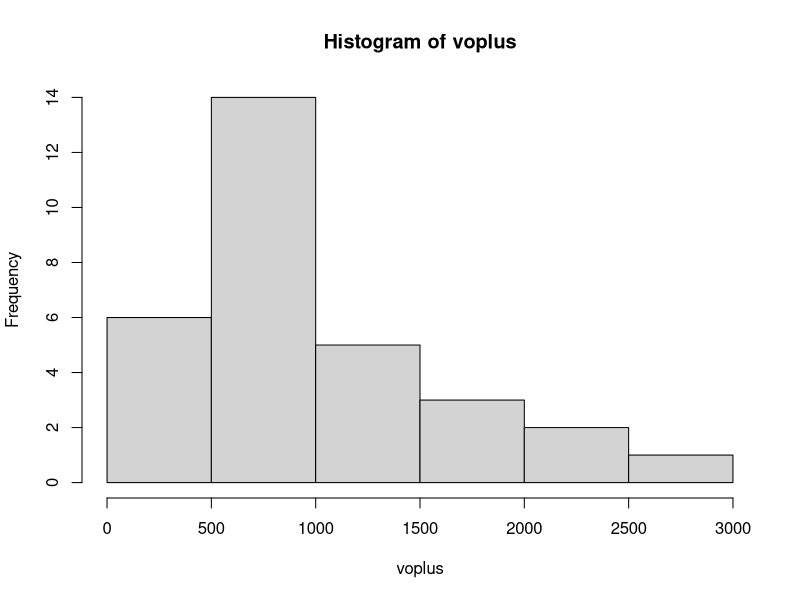
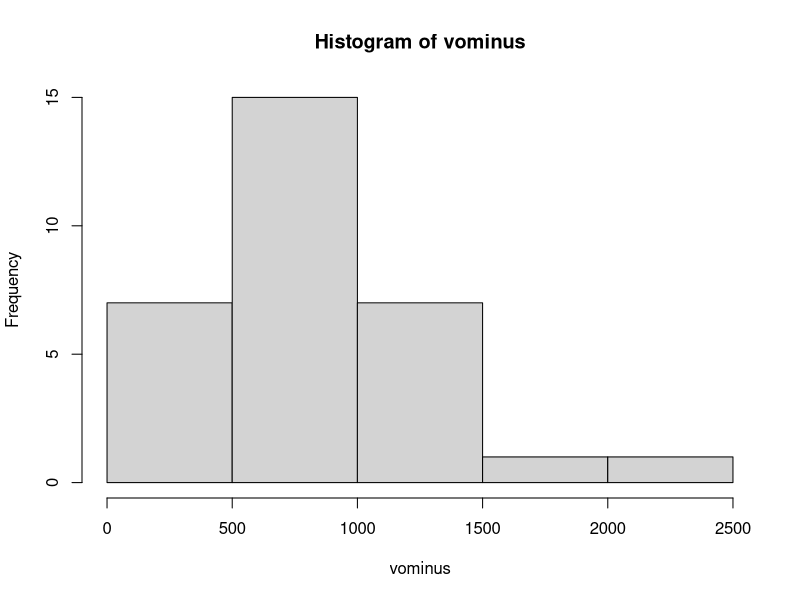
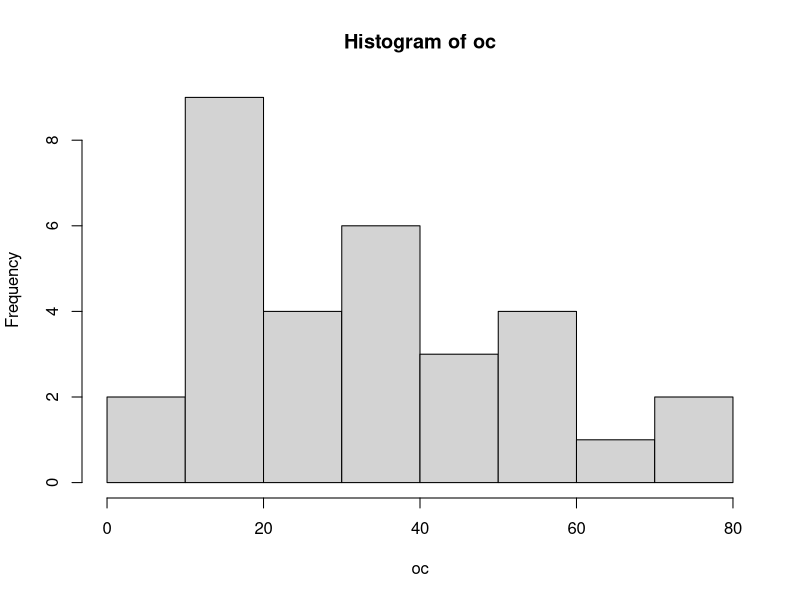
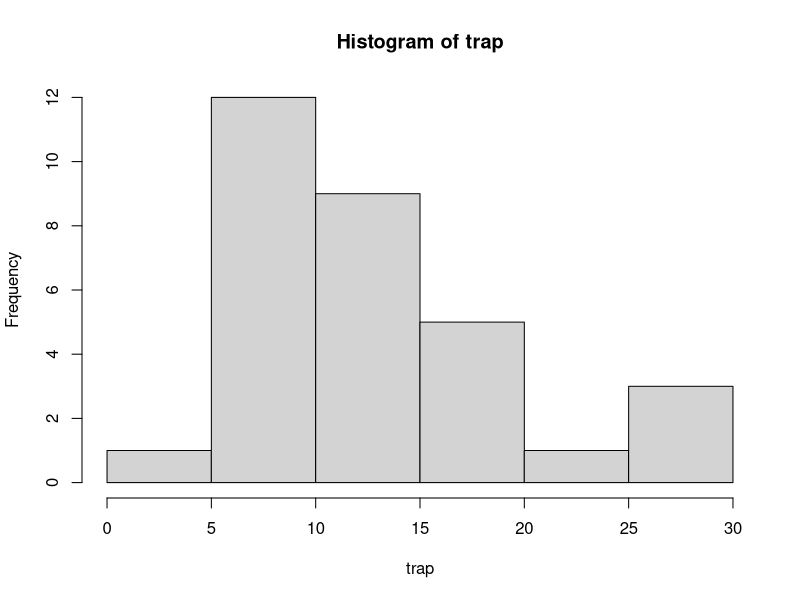
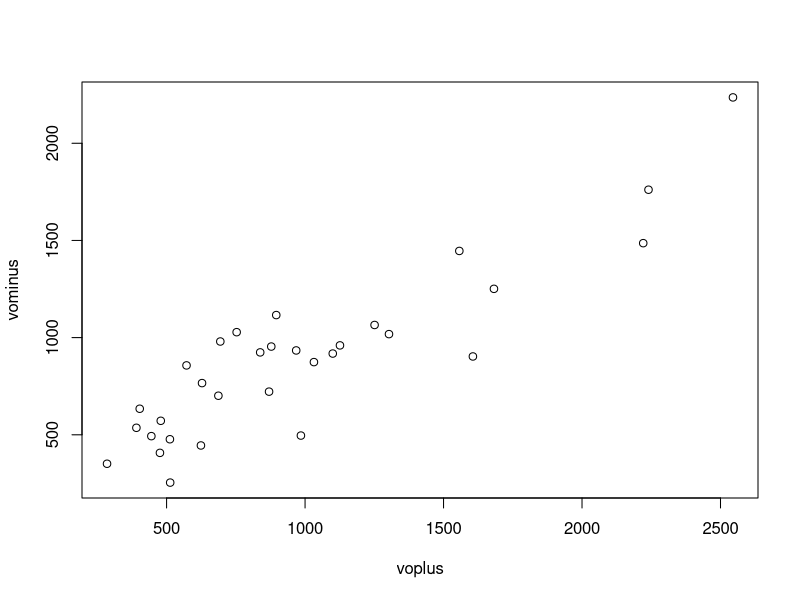
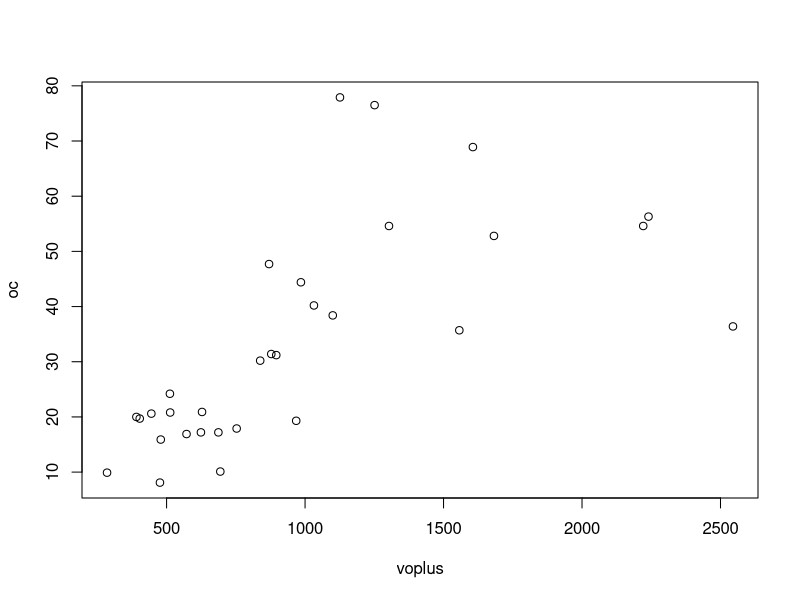
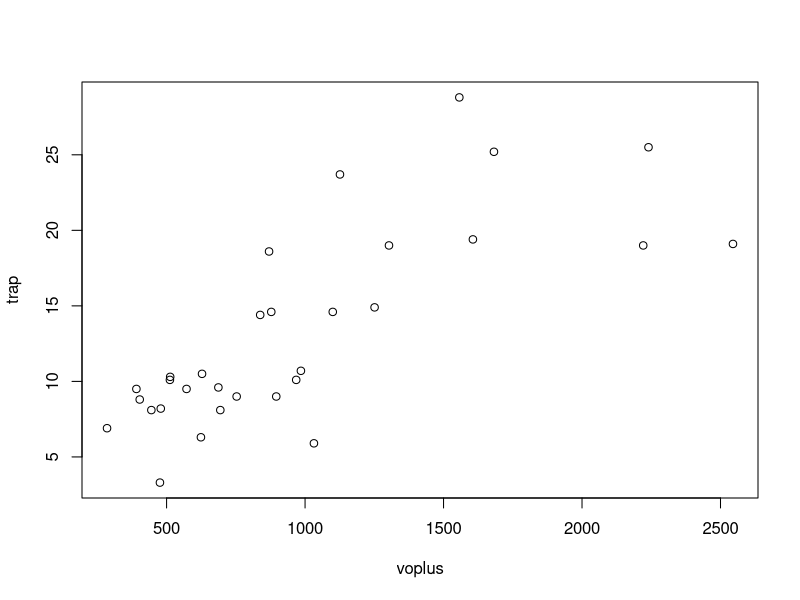
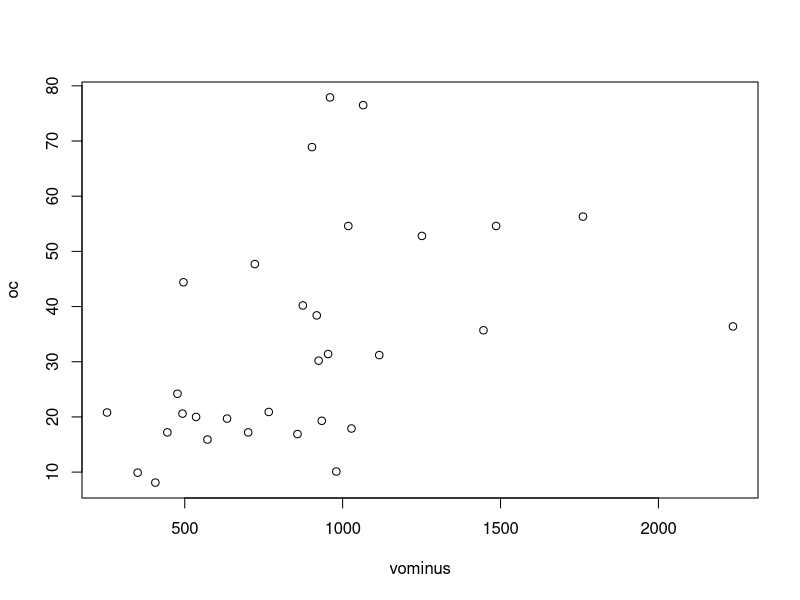

The R source for these figures, in order:
## ---- chunk 1
knitr::opts_chunk$set(echo = TRUE)
knitr::opts_chunk$set(fig.height = 6, fig.width = 10)
## ---- chunk 2

voplus = c(1606,2240,2221,896,2545,878,1682,1100,1557,1251,985,1032,1126,1303,285,445,391,624,512,628,753,403,479,513,476,968,572,694,870,838,687)
vominus = c(903,1761,1486,1116,2236,954,1251,918,1446,1065,496,874,960,1018,351,493,536,445,477,766,1028,634,572,254,407,934,857,980,722,924,701)
oc = c(68.9,56.3,54.6,31.2,36.4,31.4,52.8,38.4,35.7,76.5,44.4,40.2,77.9,54.6,9.9,20.6,20,17.2,24.2,20.9,17.9,19.7,15.9,20.8,8.1,19.3,16.9,10.1,47.7,30.2,17.2)
loc = c(4.233,4.031,4.000,3.440,3.595,3.447,3.967,3.648,3.575,4.337,3.793,3.694,4.355,4.000,2.293,3.025,2.996,2.845,3.186,3.040,2.885,2.981,2.766,3.035,2.092,2.960,2.827,2.313,3.865,3.408,2.845)
trap = c(19.4,25.5,19.0,9.0,19.1,14.6,25.2,14.6,28.8,14.9,10.7,5.9,23.7,19.0,6.9,8.1,9.5,6.3,10.1,10.5,9.0,8.8,8.2,10.3,3.3,10.1,9.5,8.1,18.6,14.4,9.6)
ltrap = c(2.965,3.239,2.944,2.197,2.950,2.681,3.227,2.681,3.360,2.701,2.370,1.775,3.165,2.944,1.932,2.092,2.251,1.841,2.313,2.351,2.197,2.175,2.104,2.332,1.194,2.313,2.251,2.092,2.923,2.667,2.262)
lvoplus = c(7.382,7.714,7.706,6.798,7.842,6.778,7.428,7.003,7.351,7.132,6.893,6.939,7.026,7.172,5.652,6.098,5.969,6.436,6.238,6.443,6.624,5.999,6.172,6.240,6.165,6.875,6.349,6.542,6.768,6.731,6.532)
lvominus = c(6.806,7.474,7.304,7.018,7.712,6.861,7.132,6.822,7.277,6.971,6.207,6.773,6.867,6.926,5.861,6.201,6.284,6.098,6.168,6.641,6.935,6.452,6.349,5.537,6.009,6.839,6.753,6.888,6.582,6.829,6.553)
df <- data.frame(voplus, vominus, oc, loc, trap, ltrap,lvoplus,lvominus)
## ---- chunk 3
hist(voplus)
## ---- chunk 4
hist(vominus)
## ---- chunk 5
hist(oc)
## ---- chunk 6
hist(trap)
## ---- chunk 7
cor.test(voplus, vominus, method=c("pearson", "kendall", "spearman"))
plot(voplus, vominus)
## ---- chunk 8
cor.test(voplus, oc, method=c("pearson", "kendall", "spearman"))
plot(voplus, oc)
## ---- chunk 9
cor.test(voplus, trap, method=c("pearson", "kendall", "spearman"))
plot(voplus, trap)
## ---- chunk 10
cor.test(vominus, oc, method=c("pearson", "kendall", "spearman"))
plot(vominus, oc)
## ---- chunk 11
cor.test(vominus, trap, method=c("pearson", "kendall", "spearman"))
plot(vominus, trap)
## ---- chunk 12
cor.test(oc, trap, method=c("pearson", "kendall", "spearman"))
plot(oc, trap)
## ---- chunk 13
relation <- lm(voplus~oc)
summary(relation)
## ---- chunk 14
plot(relation)
## ---- chunk 15
plot(oc,resid(relation),col = "blue",main = "Residual vs OC")
boxplot(residuals(relation),main='Residuals of voplus and oc')
## ---- chunk 16
relation <- lm(voplus~oc+trap)
summary(relation) 
## ---- chunk 17
plot(relation)
## ---- chunk 18
cor.test(voplus, oc, method=c("pearson", "kendall", "spearman"))
## ---- chunk 19
cor.test(voplus, trap, method=c("pearson", "kendall", "spearman"))
## ---- chunk 20
relation <- lm(voplus~oc+trap+vominus)
summary(relation) 
## ---- chunk 21
plot(relation)
## ---- chunk 22
relation <- lm(voplus~oc)
summary(relation) 
## ---- chunk 23
plot(relation)
## ---- chunk 24
relation <- lm(voplus~oc+trap)
summary(relation) 
## ---- chunk 25
plot(relation)
## ---- chunk 26
relation <- lm(voplus~oc+vominus)
summary(relation) 
## ---- chunk 27
plot(relation)
## ---- chunk 28
summary(df)
plot(df)
## ---- chunk 29
hist(lvominus)
## ---- chunk 30
hist(loc)
## ---- chunk 31
hist(ltrap)
## ---- chunk 32
cor.test(lvoplus, lvominus, method=c("pearson", "kendall", "spearman"))
plot(lvoplus, lvominus)
## ---- chunk 33
cor.test(lvoplus, loc, method=c("pearson", "kendall", "spearman"))
plot(lvoplus, loc)
## ---- chunk 34
cor.test(lvoplus, trap, method=c("pearson", "kendall", "spearman"))
plot(lvoplus, trap)
## ---- chunk 35
relation <- lm(lvoplus~loc)
summary(relation)
## ---- chunk 36
plot(relation)
## ---- chunk 37
relation <- lm(lvoplus~loc)
summary(relation)
## ---- chunk 38
plot(relation)
## ---- chunk 39
relation <- lm(lvoplus~loc+ltrap)
summary(relation) 
## ---- chunk 40
plot(relation)
## ---- chunk 41
relation <- lm(lvoplus~loc+ltrap+lvominus)
summary(relation)
## ---- chunk 42
plot(relation)
## ---- chunk 43
summary(oc)
## ---- chunk 44
summary(trap)
## ---- chunk 45
summary(voplus)
## ---- chunk 46
summary(vominus)
## ---- chunk 47
relation <- lm(vominus~oc)
summary(relation) 
## ---- chunk 48
plot(relation)
## ---- chunk 49
plot(oc,resid(relation),col = "blue",main = "Residual vs OC")
boxplot(residuals(relation),main='Residuals of vominus and oc')
## ---- chunk 50
relation <- lm(vominus~oc+trap)
summary(relation) 
## ---- chunk 51
plot(relation)
## ---- chunk 52
relation <- lm(vominus~oc+trap+voplus)
summary(relation) 
## ---- chunk 53
plot(relation)
## ---- chunk 54
relation <- lm(vominus~oc+voplus)
summary(relation) 
## ---- chunk 55
plot(relation)
## ---- chunk 56
summary(loc)
## ---- chunk 57
summary(ltrap)
## ---- chunk 58
summary(lvoplus)
## ---- chunk 59
summary(lvominus)
## ---- chunk 60
relation <- lm(lvominus~loc)
summary(relation) 
## ---- chunk 61
plot(relation)
## ---- chunk 62
plot(loc,resid(relation),col = "blue",main = "Residual vs loc")
boxplot(residuals(relation),main='Residuals of lvominus and loc')
## ---- chunk 63
relation <- lm(lvominus~loc+ltrap)
summary(relation) 
## ---- chunk 64
plot(relation)
## ---- chunk 65
relation <- lm(lvominus~loc+ltrap+lvoplus)
summary(relation) 
## ---- chunk 66
plot(relation)
## ---- chunk 67
relation <- lm(lvominus~loc+lvoplus)
summary(relation) 
## ---- chunk 68
plot(relation)
